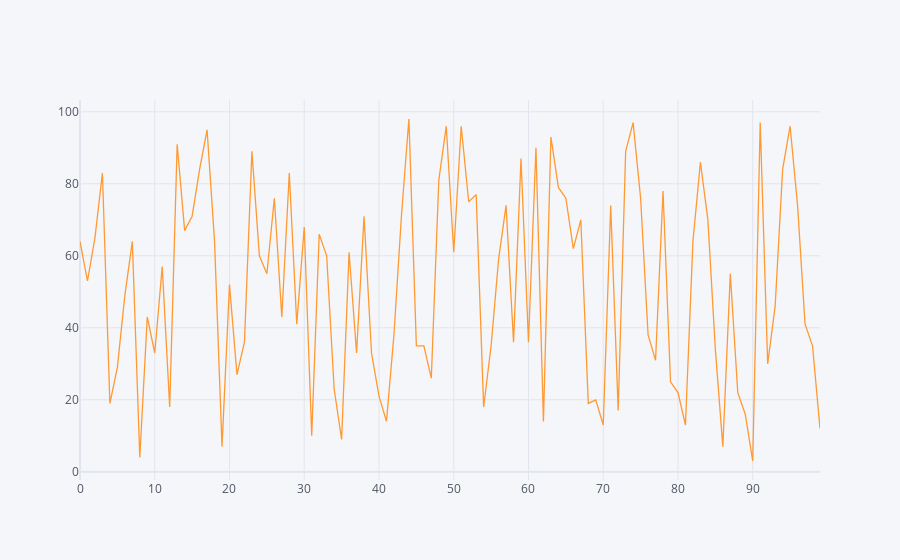

Here is the notebook cell this chart was saved with:
### Code cell
df1.iplot()

### Figure 1 — Plotly figure (JSON) as saved in the notebook; plotly's stock layout.template omitted (floating-point values rounded to 4 significant figures)
{"data": [{"line": {"color": "rgba(255, 153, 51, 1.0)", "dash": "solid", "shape": "linear", "width": 1.3}, "mode": "lines", "name": "Z", "text": "", "type": "scatter", "x": [0, 1, 2, 3, 4, 5, 6, 7, 8, 9, 10, 11, 12, 13, 14, 15, 16, 17, 18, 19, 20, 21, 22, 23, 24, 25, 26, 27, 28, 29, 30, 31, 32, 33, 34, 35, 36, 37, 38, 39, 40, 41, 42, 43, 44, 45, 46, 47, 48, 49, 50, 51, 52, 53, 54, 55, 56, 57, 58, 59, 60, 61, 62, 63, 64, 65, 66, 67, 68, 69, 70, 71, 72, 73, 74, 75, 76, 77, 78, 79, 80, 81, 82, 83, 84, 85, 86, 87, 88, 89, 90, 91, 92, 93, 94, 95, 96, 97, 98, 99], "y": [64, 53, 65, 83, 19, 29, 49, 64, 4, 43, 33, 57, 18, 91, 67, 71, 84, 95, 64, 7, 52, 27, 36, 89, 60, 55, 76, 43, 83, 41, 68, 10, 66, 60, 23, 9, 61, 33, 71, 33, 21, 14, 38, 71, 98, 35, 35, 26, 81, 96, 61, 96, 75, 77, 18, 35, 59, 74, 36, 87, 36, 90, 14, 93, 79, 76, 62, 70, 19, 20, 13, 74, 17, 89, 97, 76, 38, 31, 78, 25, 22, 13, 64, 86, 70, 34, 7, 55, 22, 16, 3, 97, 30, 46, 84, 96, 74, 41, 35, 12]}], "layout": {"legend": {"bgcolor": "#F5F6F9", "font": {"color": "#4D5663"}}, "paper_bgcolor": "#F5F6F9", "plot_bgcolor": "#F5F6F9", "title": {"font": {"color": "#4D5663"}}, "xaxis": {"gridcolor": "#E1E5ED", "showgrid": true, "tickfont": {"color": "#4D5663"}, "title": {"font": {"color": "#4D5663"}, "text": ""}, "zerolinecolor": "#E1E5ED"}, "yaxis": {"gridcolor": "#E1E5ED", "showgrid": true, "tickfont": {"color": "#4D5663"}, "title": {"font": {"color": "#4D5663"}, "text": ""}, "zerolinecolor": "#E1E5ED"}}}
